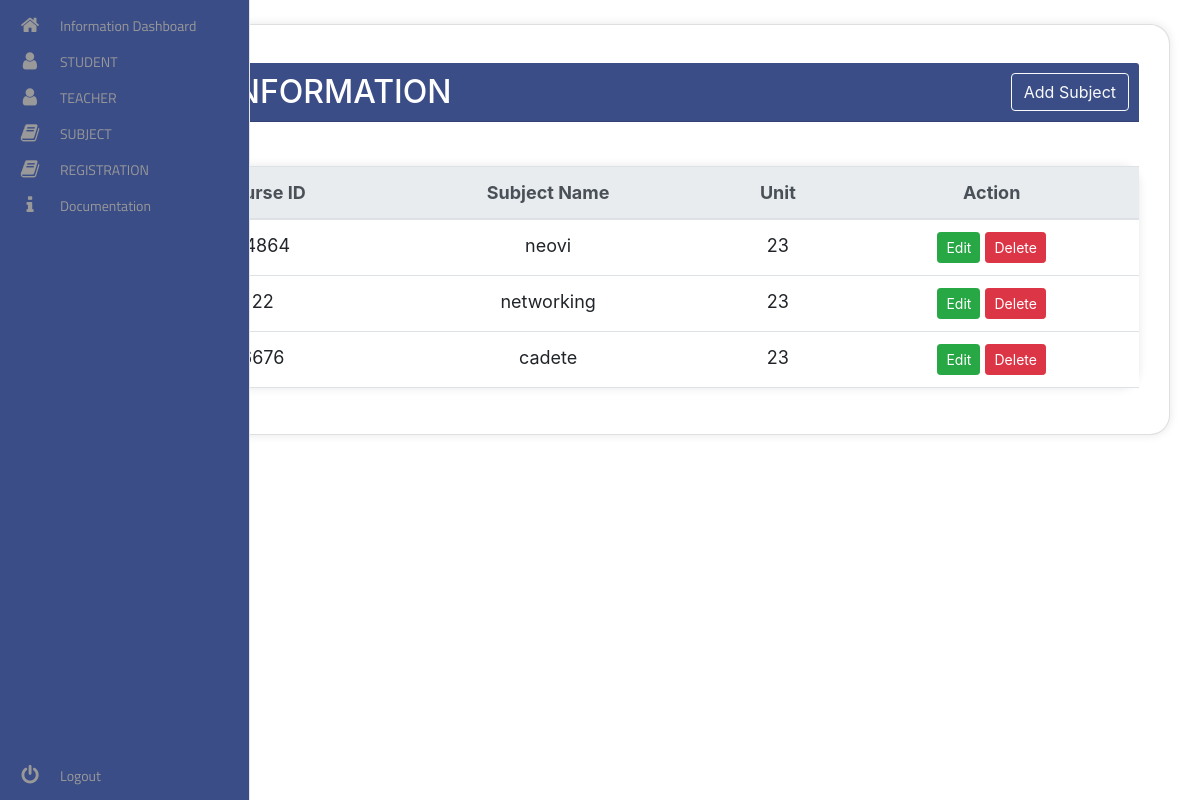
Page /subtable.php on the committed database.
### tables this page shows
CREATE TABLE `tb_subject` (
  `subject_id` int(11) NOT NULL,
  `course_id` int(11) NOT NULL,
  `subjectname` varchar(50) NOT NULL,
  `unit` varchar(50) NOT NULL
);

### subtable.php (the view, shortened to what this page needs)
<!DOCTYPE html>
<html lang="en">
<head>
   <link rel="stylesheet" href="dashboardstyle.css">
 <link rel="stylesheet" type="text/css" href="./bootstrap/bootstrap.css">
   <link rel="stylesheet" href="https://stackpath.bootstrapcdn.com/bootstrap/4.5.2/css/bootstrap.min.css">
</head>
<body>
</div><nav class="main-menu">
            <ul>
                <li>
                    <a href="dashboard.php">
                        <i class="fa fa-home fa-2x"></i>
                    </a>
                </li>
                <li class="has-subnav">
                    <a href="table.php">
                        <i class="fa fa-user fa-2x"></i>
                    </a>
                    <li class="has-subnav">
                    <a href="teachtable.php">
                        <i class="fa fa-user fa-2x"></i>
                    </a>
                    <li class="has-subnav">
                    <a href="subtable.php">
                        <i class="fa fa-book fa-2x"></i>
                    </a>
                </li>
                <li class="has-subnav">
                    <a href="registrationtable.php">
                        <i class="fa fa-book fa-2x"></i>
                    </a>
                </li>
                <li>
                    <a href="search.php">
                       <i class="fa fa-info fa-2x"></i>
                    </a>
                </li>
            </ul>
            <ul class="logout">
                <li>
                   <a href="login.php">
                         <i class="fa fa-power-off fa-2x"></i>
                    </a>
                </li>
            </ul>
        </nav>
<div class="container card mt-4">
    <div class="card-header mt-2">
        <div class="text-center">
            <h2 class="text-start">SUBJECT INFORMATION
                <button type="button" class="btn btn-outline-light btn-add-book" data-toggle="modal" data-target="#mdlAddProduct"> Add Subject</button>
            </h2>
        </div>
    </div>
    <table class="container table mt-4">
        <thead class="thead-light">
        <tr>
            <th scope="col">#</th>
            <th scope="col">Course ID</th>
            <th scope="col">Subject Name</th>
            <th scope="col">Unit</th>
            <th>Action</th>
        </tr>
        </thead>
        <tbody id="tblDisplayProduct">
        <?php
        $conn= new PDO("mysql:host=localhost;dbname=db_record",'root','');
        $sql=$conn->prepare("SELECT * FROM tb_subject");
        $sql->execute();
        $rst=$sql->fetchAll();
        foreach ($rst as $CX) {?>
            <tr>
                <td><?php echo $CX['subject_id'];?></td>
                <td><?php echo $CX['course_id'];?></td>
                <td><?php echo $CX['subjectname'];?></td>
                <td><?php echo $CX['unit'];?></td>
                <td>
                    <a href="subedit.php?subject_id=<?php echo $CX['subject_id']; ?>" class="btn btn-success btn-sm">Edit</a>
                    <a href="subdelete.php?subject_id=<?php echo $CX['subject_id']; ?>" class="btn btn-danger btn-sm">Delete</a>
                </td>
            </tr>
            <?php } ?>
        </tbody>
    </table>
            </div>
</body>
</html>

### dashboardstyle.css (style rules this page uses)
.fa-2x { font-size: 2em; }
.fa { position: relative; display: table-cell; width: 60px; height: 36px; text-align: center; vertical-align: middle; font-size:20px; }
.main-menu { background:#3B4D86; border-right:1px solid #e5e5e5; position:absolute; top:0; bottom:0; height:100%; left:0; width:60px; overflow:hidden; -webkit-transition:width .05s linear; transition:width .05s linear; z-index:1000; }
.main-menu>ul { margin:7px 0; }
.main-menu li { position:relative; display:block; width:250px; }
.main-menu li>a { position:relative; display:table; border-collapse:collapse; border-spacing:0; color:#999; font-family: arial; font-size: 14px; text-decoration:none; -webkit-transition:all .1s linear; transition:all .1s linear; }
.main-menu>ul.logout { position:absolute; left:0; bottom:0; }
nav { -webkit-user-select:none; -moz-user-select:none; -ms-user-select:none; -o-user-select:none; user-select:none; }
nav ul,nav li { outline:0; margin:0; padding:0; }

### subtable.php (style rules this page uses)
.container { background-color: white; padding: 30px; border-radius: 20px; box-shadow: 0px 0px 10px rgba(0, 0, 0, 0.1); }
.card-header { background-color: #3B4D86; color: white; padding: 10px; border-radius: 10px; margin-bottom: 20px; }
.card-header h2 { margin: 0; }
.btn-add-book { float: right; }
table { font-size: 16px; text-align: center; }
table th, table td { font-size: 18px; text-align: center; }

### rows in the picture
tb_subject: course "74864", subjectname "neovi", unit "23"
tb_subject: course "22", subjectname "networking", unit "23"
tb_subject: course "6676", subjectname "cadete", unit "23"
